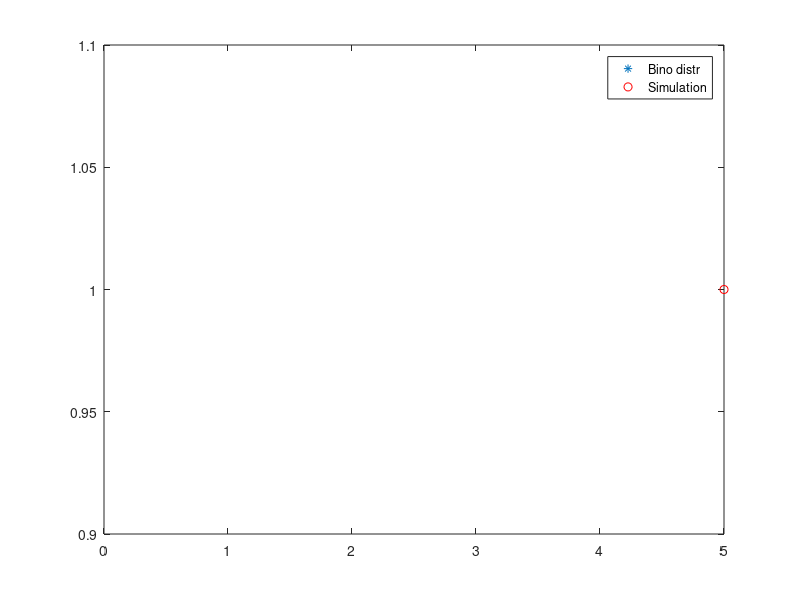

MATLAB code to generate this figure:
% simulate Bino(p) distr
clear all

n = input('num of trials = ');
p = input('prob of success = ');
N = input('num of simulations = ');

for i=1:N
    U = rand(n,1);
    X(i) = sum(U<p);
end

% compare to true Bino(p) graphically
UX = unique(X);
nX = hist(X, length(UX));
rel_freq = nX/N;

k = 0:n;
pk = binopdf(k,n,p);

clf
plot(k, pk, '*', UX, rel_freq, 'ro')
legend('Bino distr', 'Simulation')

